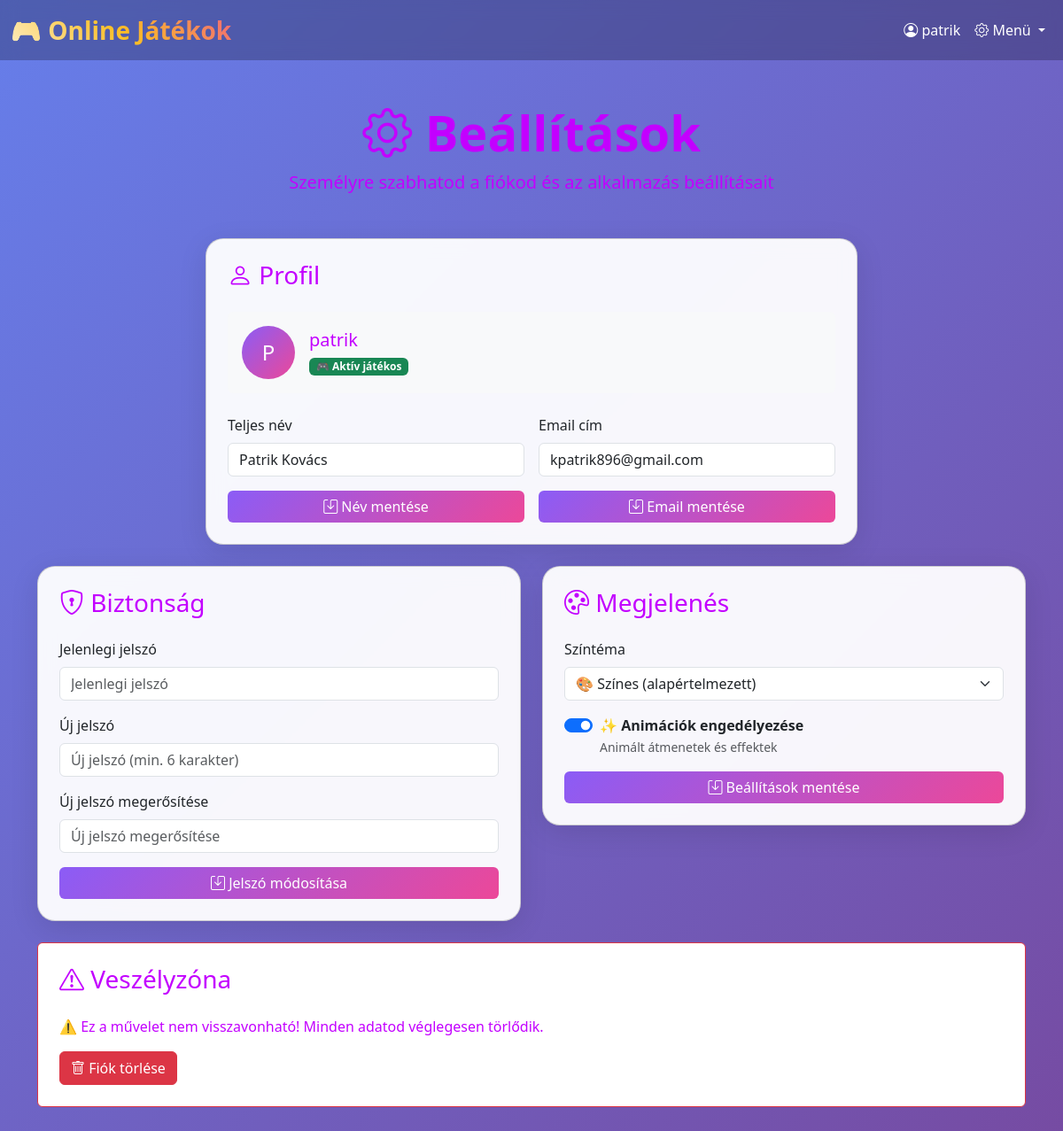
The app's page /beallitasok (signed in) with its own data.
### web-login-app/backend/app.py (models this page shows)
class User(db.Model):
    id = db.Column(db.Integer, primary_key=True)
    username = db.Column(db.String(150), unique=True, nullable=False)
    password = db.Column(db.String(255), nullable=False)
    name = db.Column(db.String(255), nullable=False)  # Teljes név
    email = db.Column(db.String(255), nullable=False, unique=True)  # Email kötelező és egyedi
    theme = db.Column(db.String(50), default='colored')  # colored, dark, light
    animations_enabled = db.Column(db.Boolean, default=True)

### web-login-app/backend/app.py (the view)
@app.route('/beallitasok')
def beallitasok():
    username = session.get('username')
    if not username:
        flash('Kérlek jelentkezz be a beállítások eléréséhez!', 'warning')
        return redirect(url_for('login_page'))
    user = User.query.filter_by(username=username).first()
    return render_template('beallitasok.html', username=username, user=user)

### web-login-app/backend/templates/beallitasok.html (shortened to what this page needs)
<!DOCTYPE html>
<html lang="hu">
<head>
    {% from 'partials/head.html' import head %}
    {{ head('Beállítások - Online Játékok') }}
</head>
<body data-theme="{{ user.theme if user else 'colored' }}" {% if user and not user.animations_enabled %}class="no-animations"{% endif %}>
    {% from 'partials/navbar.html' import navbar %}
    {{ navbar(username) }}
    <div class="container my-5">
        <div class="text-center text-white mb-5">
            <h1 class="display-4 fw-bold"><i class="bi bi-gear"></i> Beállítások</h1>
            <p class="lead">Személyre szabhatod a fiókod és az alkalmazás beállításait</p>
        </div>
        <div class="row g-4">
            <div class="col-lg-8 mx-auto">
                <div class="card glass-card">
                    <div class="card-body p-4">
                        <h3 class="card-title mb-4"><i class="bi bi-person"></i> Profil</h3>
                        {% if username %}
                        <div class="d-flex align-items-center mb-4 p-3 bg-light rounded">
                            <div class="bg-gradient-primary text-white rounded-circle d-flex align-items-center justify-content-center me-3" style="width: 60px; height: 60px; font-size: 1.5rem; background: linear-gradient(135deg, var(--primary-purple), var(--primary-pink));">
                                {{ username[0]|upper }}
                            </div>
                            <div>
                                <h5 class="mb-1">{{ username }}</h5>
                                <span class="badge bg-success">🎮 Aktív játékos</span>
                            </div>
                        </div>
                        {% endif %}
                        <div class="row g-3">
                            <div class="col-md-6">
                                <form id="nameForm">
                                    <div class="mb-3">
                                        <label for="name" class="form-label">Teljes név</label>
                                        <input type="text" class="form-control" id="name" name="name"
                                               placeholder="Teljes neved" value="{{ user.name if user.name else '' }}" required>
                                    </div>
                                    <button type="submit" class="btn btn-gradient-primary w-100">
                                        <i class="bi bi-save"></i> Név mentése
                                    </button>
                                </form>
                            </div>
                            <div class="col-md-6">
                                <form id="emailForm">
                                    <div class="mb-3">
                                        <label for="email" class="form-label">Email cím</label>
                                        <input type="email" class="form-control" id="email" name="email"
                                               placeholder="pelda@email.com" value="{{ user.email if user.email else '' }}" required>
                                    </div>
                                    <button type="submit" class="btn btn-gradient-primary w-100">
                                        <i class="bi bi-save"></i> Email mentése
                                    </button>
                                </form>
                            </div>
                        </div>
                    </div>
                </div>
            </div>
            <div class="col-lg-6">
                <div class="card glass-card">
                    <div class="card-body p-4">
                        <h3 class="card-title mb-4"><i class="bi bi-shield-lock"></i> Biztonság</h3>
                        <form id="passwordForm">
                            <div class="mb-3">
                                <label for="currentPassword" class="form-label">Jelenlegi jelszó</label>
                                <input type="password" class="form-control" id="currentPassword"
                                       name="current_password" placeholder="Jelenlegi jelszó" required>
                            </div>
                            <div class="mb-3">
                                <label for="newPassword" class="form-label">Új jelszó</label>
                                <input type="password" class="form-control" id="newPassword"
                                       name="new_password" placeholder="Új jelszó (min. 6 karakter)" required minlength="6">
                            </div>
                            <div class="mb-3">
                                <label for="confirmPassword" class="form-label">Új jelszó megerősítése</label>
                                <input type="password" class="form-control" id="confirmPassword"
                                       name="confirm_password" placeholder="Új jelszó megerősítése" required>
                            </div>
                            <button type="submit" class="btn btn-gradient-primary w-100">
                                <i class="bi bi-save"></i> Jelszó módosítása
                            </button>
                        </form>
                    </div>
                </div>
            </div>
            <div class="col-lg-6">
                <div class="card glass-card">
                    <div class="card-body p-4">
                        <h3 class="card-title mb-4"><i class="bi bi-palette"></i> Megjelenés</h3>
                        <form id="appearanceForm">
                            <div class="mb-3">
                                <label for="theme" class="form-label">Színtéma</label>
                                <select class="form-select" id="theme" name="theme">
                                    <option value="colored" {% if user and user.theme == 'colored' %}selected{% endif %}>🎨 Színes (alapértelmezett)</option>
                                </select>
                            </div>
                            <div class="form-check form-switch mb-3">
                                <input class="form-check-input" type="checkbox" id="animations" name="animations"
                                       {% if user and user.animations_enabled %}checked{% endif %}>
                                <label class="form-check-label" for="animations">
                                    <strong>✨ Animációk engedélyezése</strong><br>
                                    <small class="text-muted">Animált átmenetek és effektek</small>
                                </label>
                            </div>
                            <button type="submit" class="btn btn-gradient-primary w-100">
                                <i class="bi bi-save"></i> Beállítások mentése
                            </button>
                        </form>
                    </div>
                </div>
            </div>
            <div class="col-12">
                <div class="card border-danger">
                    <div class="card-body p-4">
                        <h3 class="card-title text-danger mb-4"><i class="bi bi-exclamation-triangle"></i> Veszélyzóna</h3>
                        <p class="text-danger mb-3">⚠️ Ez a művelet nem visszavonható! Minden adatod véglegesen törlődik.</p>
                        <button class="btn btn-danger" data-bs-toggle="modal" data-bs-target="#deleteAccountModal">
                            <i class="bi bi-trash"></i> Fiók törlése
                        </button>
                    </div>
                </div>
            </div>
        </div>
    </div>
</body>
</html>

### web-login-app/backend/templates/partials/navbar.html (shortened to what this page needs)
{% macro navbar(username=None) %}
<nav class="navbar navbar-expand-lg mb-4">
    <div class="container-fluid">
        <a class="navbar-brand fw-bold fs-3" href="{{ url_for('home') }}">🎮 Online Játékok</a>
        <div class="collapse navbar-collapse" id="navbarNav">
            <ul class="navbar-nav ms-auto align-items-center">
                {% if username %}
                    <li class="nav-item">
                        <span class="nav-link"><i class="bi bi-person-circle"></i> {{ username }}</span>
                    </li>
                    <li class="nav-item dropdown">
                        <a class="nav-link dropdown-toggle" href="#" role="button" data-bs-toggle="dropdown">
                            <i class="bi bi-gear"></i> Menü
                        </a>
                    </li>
                {% endif %}
            </ul>
        </div>
    </div>
</nav>
{% endmacro %}

### web-login-app/backend/static/css/custom.css (style rules this page uses)
:root { --primary-purple: #8b5cf6; --primary-pink: #ec4899; --primary-blue: #3b82f6; --gradient-bg: linear-gradient(135deg, #667eea 0%, #764ba2 25%, #f093fb 50%, #4facfe 75%, #00f2fe 100%); }
body { background: var(--gradient-bg); background-size: 400% 400%; animation: gradientShift 15s ease infinite; min-height: 100vh; }
.glass-card { background: rgba(255, 255, 255, 0.95); backdrop-filter: blur(10px); border-radius: 20px; box-shadow: 0 8px 32px rgba(0, 0, 0, 0.1); }
.btn-gradient-primary { background: linear-gradient(135deg, var(--primary-purple), var(--primary-pink)); border: none; color: white; transition: all 0.3s ease; }
body[data-theme="colored"] { background: var(--gradient-bg); background-size: 400% 400%; animation: gradientShift 15s ease infinite; }
body[data-theme="colored"] .navbar { background: rgba(26, 26, 46, 0.3); backdrop-filter: blur(10px); }
body[data-theme="colored"] .navbar-brand { background: linear-gradient(45deg, #fff, #fbbf24, #ec4899, #8b5cf6); background-size: 200% 200%; -webkit-background-clip: text; -webkit-text-fill-color: transparent; background-clip: text; animation: titleGlow 3s ease infinite; }
body[data-theme="colored"] .nav-link, body[data-theme="colored"] .navbar-toggler-icon { color: #fff !important; }
body[data-theme="colored"] h1, body[data-theme="colored"] h2, body[data-theme="colored"] h3, body[data-theme="colored"] h4, body[data-theme="colored"] h5, body[data-theme="colored"] h6, body[data-theme="colored"] p, body[data-theme="colored"] .lead:not(.gradient-text) { color: #c300ff !important; }

### records on screen
User: username "patrik", name "Patrik Kovács", email "kpatrik896@gmail.com", theme "🎨 Színes (alapértelmezett)", animations_enabled "☑"

### other values on screen
{{ username[0]|upper }} "P"
